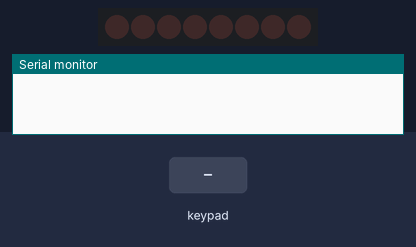
Bench run of a sketch on a simulated Arduino Uno, built with avr-gcc and run on an emulated ATmega328P. On the bench: 8 shift-register outputs drawn as a row of LEDs (first output left, lit = HIGH), the last lines printed to the serial monitor. Wiring (inferred from the names in the program): shift register (74HC595): data pin 11; shift clock pin 13; latch pin 12. Wiring (inferred from the signals the program sends): row of LEDs: on Q0, Q1, Q2, Q3, Q4, Q5, Q6, Q7. The inputs (shaded band) are chosen by the test bench.

Above: at 1.2 s.
1.3 s: keypad keys 9 8 7 6 # pressed 0.4 s apart
At 1.9 s:
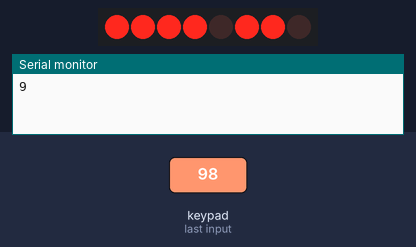
5.1 s: keypad keys 5 4 3 2 * pressed 0.4 s apart
At 5.7 s:
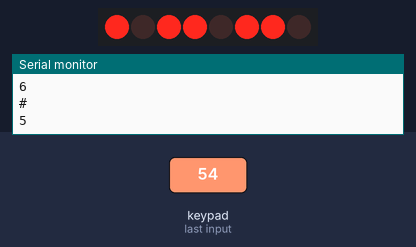
9.7 s: key '1' pressed
At 10.5 s:
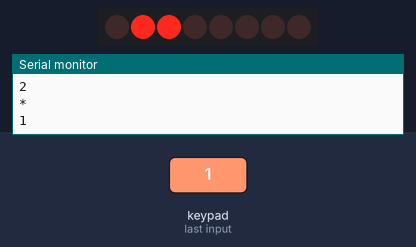
11.2 s: key '2' pressed
At 11.8 s:
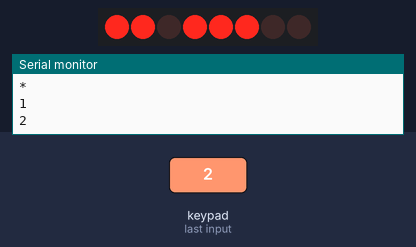
12.7 s: key '3' pressed
At 13.1 s:
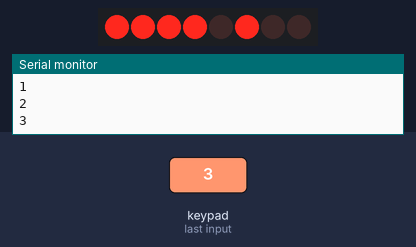
14.2 s: keypad keys 9 8 7 6 A pressed 0.4 s apart
At 15.5 s:
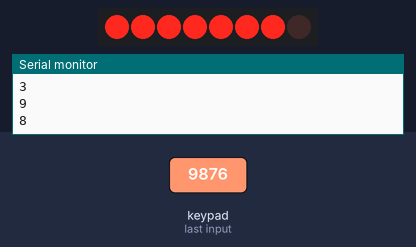
Timing chart, 0 to 18.8 s (numbered marks = the images above; inputs shaded):
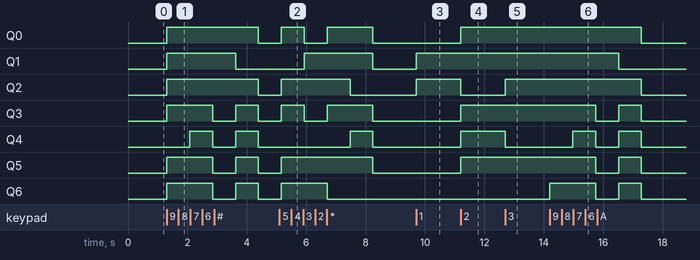

Measured:
- after the input at 1.3 s, Q0, Q2: LOW → HIGH at once, → LOW 3.1 s later; Q1: LOW → HIGH at once, → LOW 2.3 s later; Q3, Q5, Q6: LOW → HIGH at once, → LOW 1.5 s later, → HIGH 0.77 s later, → LOW 0.77 s later; Q4: alternates HIGH for 0.77 s and LOW for 0.77 s, starting after 0.78 s
- after the input at 5.1 s, Q0, Q3: LOW → HIGH after 0.06 s, → LOW 0.77 s later, → HIGH 0.77 s later, → LOW 1.5 s later; Q1: LOW → HIGH after 0.83 s, → LOW 2.3 s later; Q2: LOW → HIGH after 0.06 s, → LOW 2.3 s later; Q4: LOW → HIGH after 2.4 s, → LOW 0.77 s later; Q5: LOW → HIGH after 0.06 s, → LOW 3.1 s later
- after the input at 9.7 s, Q1, Q2: LOW → HIGH at once
- after the input at 11.2 s, Q0, Q3–5: LOW → HIGH at once; Q2: HIGH → LOW at once
- after the input at 12.7 s, Q2: LOW → HIGH at once; Q4: HIGH → LOW at once
- after the input at 14.2 s, Q0, Q2: HIGH → LOW after 3.1 s; Q1: HIGH → LOW after 2.3 s; Q3, Q5: HIGH → LOW after 1.5 s, → HIGH 0.77 s later, → LOW 0.77 s later; Q4: alternates HIGH for 0.77 s and LOW for 0.77 s, 4 changes in all, then stays LOW, starting after 0.78 s; Q6: LOW → HIGH at once, → LOW 1.5 s later, → HIGH 0.77 s later, → LOW 0.77 s later

The sketch:

Code.ino
```cpp
#include <Keypad.h>

const char lth = 12;
const char clk = 13;
const char dat = 11;

const byte numRows = 4;
const byte numCols = 4;

char keymap[numRows][numCols] = {
    {'1', '2', '3', 'A'},
    {'4', '5', '6', 'B'},
    {'7', '8', '9', 'C'},
    {'*', '0', '#', 'D'}
};

byte rowPins[numRows] = {9, 8, 7, 6};
byte colPins[numCols] = {5, 4, 3, 2};

Keypad myKeypad = Keypad(makeKeymap(keymap), rowPins, colPins, numRows, numCols);

int bit[9] = {
    B01100000,
    B11011100,
    B11110100,
    B01100110,
    B10110110,
    B10111110,
    B11100000,
    B11111110,
    B11110110
};

void setup() {
    Serial.begin(9600);
    pinMode(lth, OUTPUT);
    pinMode(clk, OUTPUT);
    pinMode(dat, OUTPUT);
}

void loop() {
    char key = myKeypad.getKey();
    if (key != NO_KEY) {
        Serial.println(key);
        digitalWrite(lth, LOW);
        String stringOne = String(key);
        if (stringOne.toInt() == 0) {
            shiftOut(dat, clk, LSBFIRST, B00000000);
        } else if (stringOne.toInt() <= 9) {
            shiftOut(dat, clk, LSBFIRST, bit[stringOne.toInt() - 1]);
        } else {
        }
        digitalWrite(lth, HIGH);
        delay(750);
    }
}
```
